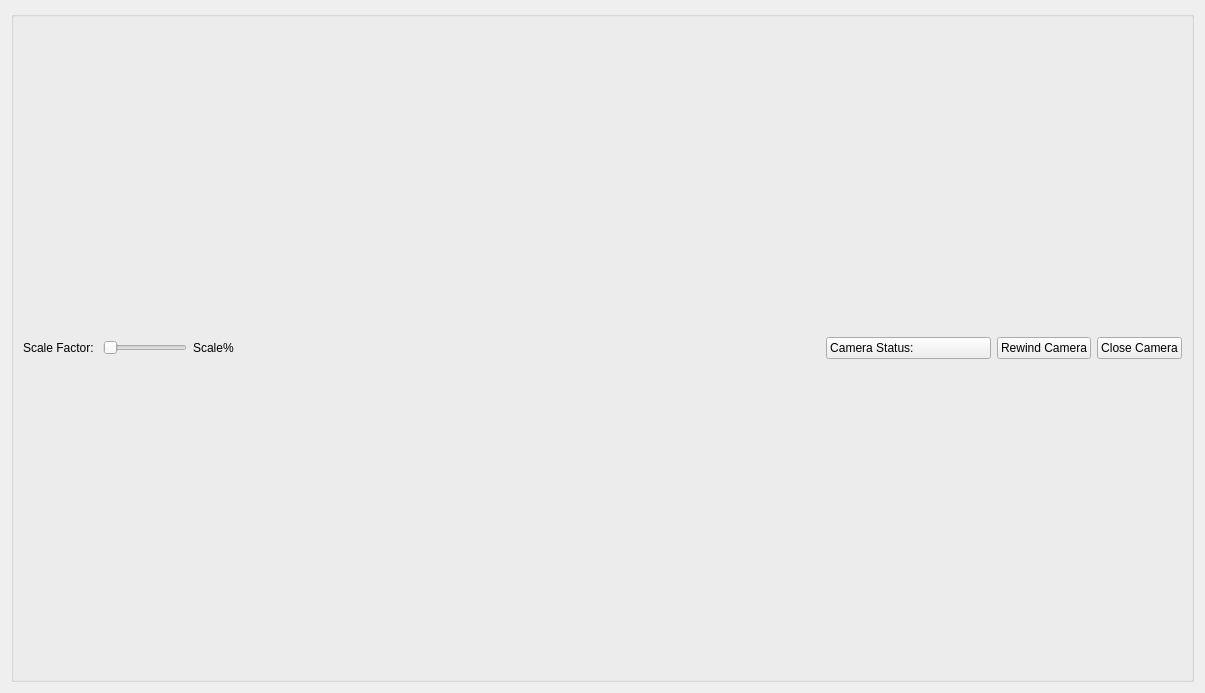
<?xml version="1.0" encoding="UTF-8"?>
<ui version="4.0">
 <class>CameraScreens</class>
 <widget class="QWidget" name="CameraScreens">
  <property name="geometry">
   <rect>
    <x>0</x>
    <y>0</y>
    <width>1205</width>
    <height>693</height>
   </rect>
  </property>
  <property name="windowTitle">
   <string>Form</string>
  </property>
  <property name="autoFillBackground">
   <bool>true</bool>
  </property>
  <layout class="QVBoxLayout" name="verticalLayout" stretch="2,0">
   <property name="sizeConstraint">
    <enum>QLayout::SetDefaultConstraint</enum>
   </property>
   <item>
    <layout class="QGridLayout" name="camera_viewer">
     <property name="sizeConstraint">
      <enum>QLayout::SetDefaultConstraint</enum>
     </property>
    </layout>
   </item>
   <item>
    <widget class="QGroupBox" name="viewchangers">
     <property name="title">
      <string/>
     </property>
     <layout class="QHBoxLayout" name="horizontalLayout" stretch="0,0,0,0,0,0,0">
      <item>
       <widget class="QLabel" name="label">
        <property name="text">
         <string>Scale Factor: </string>
        </property>
       </widget>
      </item>
      <item>
       <widget class="QSlider" name="scale_factor_slider">
        <property name="sizePolicy">
         <sizepolicy hsizetype="Fixed" vsizetype="Fixed">
          <horstretch>0</horstretch>
          <verstretch>0</verstretch>
         </sizepolicy>
        </property>
        <property name="orientation">
         <enum>Qt::Horizontal</enum>
        </property>
       </widget>
      </item>
      <item>
       <widget class="QLabel" name="scale_factor_label">
        <property name="text">
         <string>Scale%</string>
        </property>
       </widget>
      </item>
      <item>
       <spacer name="horizontalSpacer">
        <property name="orientation">
         <enum>Qt::Horizontal</enum>
        </property>
        <property name="sizeHint" stdset="0">
         <size>
          <width>40</width>
          <height>20</height>
         </size>
        </property>
       </spacer>
      </item>
      <item>
       <widget class="QPushButton" name="camerastatusbutton">
        <property name="sizePolicy">
         <sizepolicy hsizetype="Fixed" vsizetype="Fixed">
          <horstretch>0</horstretch>
          <verstretch>0</verstretch>
         </sizepolicy>
        </property>
        <property name="text">
         <string>Camera Status:                      </string>
        </property>
       </widget>
      </item>
      <item>
       <widget class="QPushButton" name="rewind_button">
        <property name="text">
         <string>Rewind Camera</string>
        </property>
       </widget>
      </item>
      <item>
       <widget class="QPushButton" name="closecamerabutton">
        <property name="text">
         <string>Close Camera</string>
        </property>
       </widget>
      </item>
     </layout>
    </widget>
   </item>
  </layout>
 </widget>
 <resources/>
 <connections/>
</ui>
